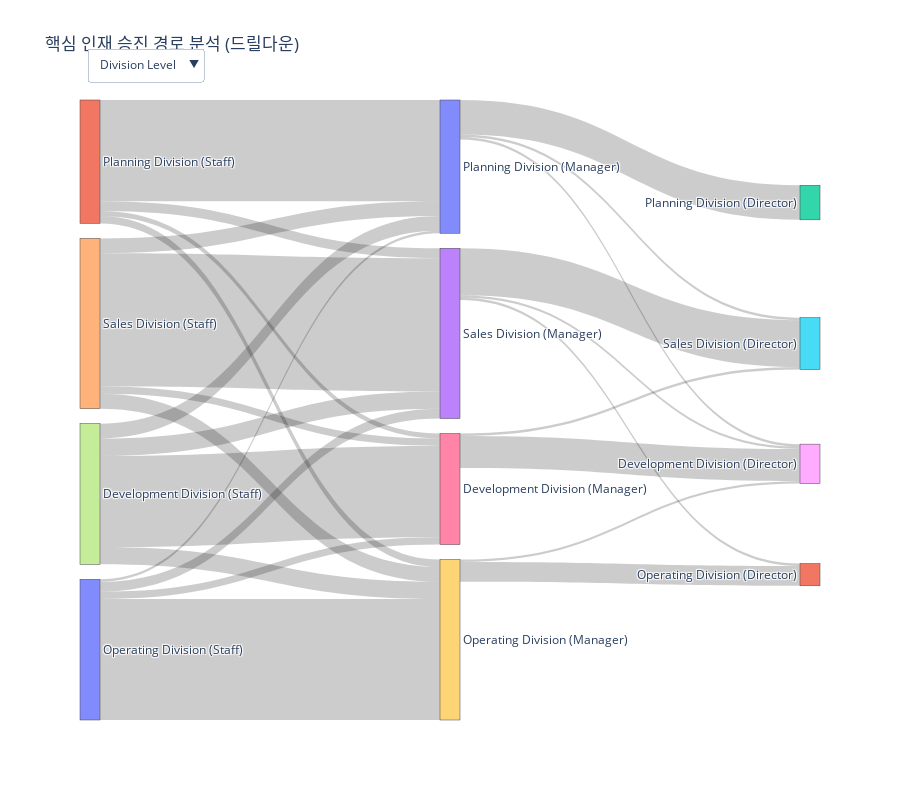

This figure's notebook cell:
### Code cell
import pandas as pd
import numpy as np
import plotly.graph_objects as go
import plotly.io as pio

# --- 1. 데이터 임포트 ---
from services.tables.HR_Core.position_info_table import position_info_df
from services.tables.HR_Core.position_table import position_df
from services.tables.HR_Core.department_info_table import department_info_df
from services.tables.HR_Core.job_info_table import job_info_df
from services.tables.HR_Core.job_table import job_df, job_df_indexed, parent_map_job
from services.tables.HR_Core.department_table import division_order, dept_level_map, parent_map_dept, dept_name_map
from services.helpers.utils import find_division_name_for_dept, get_level1_ancestor

def create_figure():
    """
    제안 2: 차세대 리더 승진 경로 분석 그래프를 생성합니다.
    """
    pos_info = position_info_df.copy()
    pos_info = pd.merge(pos_info, position_df[['POSITION_ID', 'POSITION_NAME']].drop_duplicates(), on='POSITION_ID')
    dept_info = department_info_df.copy()
    job_info = job_info_df.copy()

    dept_info_sorted = dept_info.sort_values(['EMP_ID', 'DEP_APP_START_DATE'])
    job_info_sorted = job_info.sort_values(['EMP_ID', 'JOB_APP_START_DATE'])
    job_l1_map = job_df[job_df['JOB_LEVEL'] == 1].set_index('JOB_ID')['JOB_NAME'].to_dict()

    def get_promotion_path_div_and_job(employee_id, promotion_to):
        emp_pos_history = pos_info[pos_info['EMP_ID'] == employee_id].sort_values('GRADE_START_DATE')
        promo_event_df = emp_pos_history[emp_pos_history['POSITION_NAME'] == promotion_to]
        if promo_event_df.empty: return None
        promo_event = promo_event_df.iloc[0]

        prev_pos_name = 'Staff' if promotion_to == 'Manager' else 'Manager'
        prev_pos_events = emp_pos_history[(emp_pos_history['POSITION_NAME'] == prev_pos_name) & (emp_pos_history['GRADE_START_DATE'] < promo_event['GRADE_START_DATE'])]
        if prev_pos_events.empty: return None

        prev_pos_event_date = prev_pos_events.iloc[-1]['GRADE_START_DATE']
        promo_event_date = promo_event['GRADE_START_DATE']

        emp_dept_history = dept_info_sorted[dept_info_sorted['EMP_ID'] == employee_id]
        emp_job_history = job_info_sorted[job_info_sorted['EMP_ID'] == employee_id]
        
        dept_before_df = emp_dept_history[emp_dept_history['DEP_APP_START_DATE'] <= prev_pos_event_date]
        dept_after_df = emp_dept_history[emp_dept_history['DEP_APP_START_DATE'] <= promo_event_date]
        job_before_df = emp_job_history[emp_job_history['JOB_APP_START_DATE'] <= prev_pos_event_date]
        job_after_df = emp_job_history[emp_job_history['JOB_APP_START_DATE'] <= promo_event_date]

        if any(df.empty for df in [dept_before_df, dept_after_df, job_before_df, job_after_df]): return None
        
        dept_before, dept_after = dept_before_df.iloc[-1], dept_after_df.iloc[-1]
        job_before, job_after = job_before_df.iloc[-1], job_after_df.iloc[-1]

        # --- 수정된 부분 2: 함수 호출 시 필요한 인수들을 모두 전달 ---
        div_before = find_division_name_for_dept(dept_before['DEP_ID'], dept_level_map, parent_map_dept, dept_name_map)
        div_after = find_division_name_for_dept(dept_after['DEP_ID'], dept_level_map, parent_map_dept, dept_name_map)
        # --- 수정 완료 ---
        job_l1_before = job_l1_map.get(get_level1_ancestor(job_before['JOB_ID'], job_df_indexed, parent_map_job))
        job_l1_after = job_l1_map.get(get_level1_ancestor(job_after['JOB_ID'], job_df_indexed, parent_map_job))

        if all([div_before, div_after, job_l1_before, job_l1_after]):
            return {
                "from_div": f"{div_before} ({prev_pos_name})", "to_div": f"{div_after} ({promotion_to})",
                "from_job": f"{job_l1_before} ({prev_pos_name})", "to_job": f"{job_l1_after} ({promotion_to})",
            }
        return None

    all_transitions = []
    manager_ids = pos_info[pos_info['POSITION_NAME'] == 'Manager']['EMP_ID'].unique()
    director_ids = pos_info[pos_info['POSITION_NAME'] == 'Director']['EMP_ID'].unique()

    for emp_id in manager_ids:
        path = get_promotion_path_div_and_job(emp_id, 'Manager')
        if path: all_transitions.append(path)
    for emp_id in director_ids:
        path = get_promotion_path_div_and_job(emp_id, 'Director')
        if path: all_transitions.append(path)

    if not all_transitions:
        return go.Figure().update_layout(title_text="분석할 승진 경로 데이터가 없습니다.")

    transitions_df = pd.DataFrame(all_transitions)
    
    sankey_div = transitions_df.groupby(['from_div', 'to_div']).size().reset_index(name='value')
    all_div_nodes_unsorted = pd.concat([sankey_div['from_div'], sankey_div['to_div']]).unique()
    div_map = {f"{div} ({pos})": i for i, div in enumerate(division_order) for pos in ['Staff', 'Manager', 'Director']}
    labels_div = sorted(all_div_nodes_unsorted, key=lambda x: div_map.get(x, 99))
    indices_div = {label: i for i, label in enumerate(labels_div)}

    sankey_job = transitions_df.groupby(['from_job', 'to_job']).size().reset_index(name='value')
    labels_job = sorted(pd.concat([sankey_job['from_job'], sankey_job['to_job']]).unique())
    indices_job = {label: i for i, label in enumerate(labels_job)}

    fig = go.Figure()
    fig.add_trace(go.Sankey(
        node=dict(pad=15, thickness=20, label=labels_div),
        link=dict(source=sankey_div['from_div'].map(indices_div), target=sankey_div['to_div'].map(indices_div), value=sankey_div['value']),
        visible=True
    ))
    fig.add_trace(go.Sankey(
        node=dict(pad=15, thickness=20, label=labels_job),
        link=dict(source=sankey_job['from_job'].map(indices_job), target=sankey_job['to_job'].map(indices_job), value=sankey_job['value']),
        visible=False
    ))

    fig.update_layout(
        updatemenus=[dict(
            buttons=[
                dict(label='Division Level', method='update', args=[{'visible': [True, False]}]),
                dict(label='Job Level', method='update', args=[{'visible': [False, True]}])
            ],
            direction="down", pad={"r": 10, "t": 10},
            showactive=True, x=0.01, xanchor="left", y=1.1, yanchor="top"
        )],
        title_text="핵심 인재 승진 경로 분석 (드릴다운)",
        font_size=12, height=800
    )
    
    return fig



    pio.renderers.default = 'vscode'
    fig = create_figure()
    fig.show()

### Figure 1 — Plotly figure (JSON) as saved in the notebook; plotly's stock layout.template omitted (floating-point values rounded to 4 significant figures)
{"data": [{"link": {"source": [6, 6, 7, 7, 7, 7, 9, 9, 10, 10, 10, 10, 0, 0, 0, 1, 1, 1, 1, 3, 3, 3, 4, 4, 4, 4], "target": [8, 5, 6, 9, 0, 3, 8, 11, 6, 9, 0, 3, 8, 2, 5, 6, 9, 0, 3, 8, 11, 5, 6, 9, 0, 3], "value": [13, 1, 37, 7, 6, 7, 1, 8, 3, 49, 1, 4, 1, 14, 1, 2, 3, 41, 4, 1, 1, 19, 3, 6, 6, 54]}, "node": {"label": ["Planning Division (Manager)", "Planning Division (Staff)", "Planning Division (Director)", "Sales Division (Manager)", "Sales Division (Staff)", "Sales Division (Director)", "Development Division (Manager)", "Development Division (Staff)", "Development Division (Director)", "Operating Division (Manager)", "Operating Division (Staff)", "Operating Division (Director)"], "pad": 15, "thickness": 20}, "type": "sankey", "visible": true}, {"link": {"source": [1, 1, 1, 2, 2, 2, 2, 4, 4, 5, 5, 7, 7, 7, 7, 8, 8, 8, 8, 10, 11, 11, 11, 13, 13, 13, 13, 13, 14, 14, 14, 14], "target": [0, 3, 6, 1, 4, 10, 13, 3, 6, 1, 4, 0, 3, 6, 12, 4, 7, 10, 13, 9, 1, 10, 13, 0, 3, 6, 9, 12, 1, 7, 10, 13], "value": [15, 1, 2, 60, 1, 4, 2, 5, 1, 2, 8, 1, 1, 10, 2, 3, 48, 1, 2, 6, 3, 35, 2, 1, 1, 1, 1, 12, 2, 5, 1, 54]}, "node": {"label": ["IT (Director)", "IT (Manager)", "IT (Staff)", "Management Support (Director)", "Management Support (Manager)", "Management Support (Staff)", "Planning (Director)", "Planning (Manager)", "Planning (Staff)", "Production & Engineering (Director)", "Production & Engineering (Manager)", "Production & Engineering (Staff)", "Sales & Marketing (Director)", "Sales & Marketing (Manager)", "Sales & Marketing (Staff)"], "pad": 15, "thickness": 20}, "type": "sankey", "visible": false}], "layout": {"font": {"size": 12}, "height": 800, "title": {"text": "핵심 인재 승진 경로 분석 (드릴다운)"}, "updatemenus": [{"buttons": [{"args": [{"visible": [true, false]}], "label": "Division Level", "method": "update"}, {"args": [{"visible": [false, true]}], "label": "Job Level 1", "method": "update"}], "direction": "down", "pad": {"r": 10, "t": 10}, "showactive": true, "x": 0.01, "xanchor": "left", "y": 1.1, "yanchor": "top"}]}}
